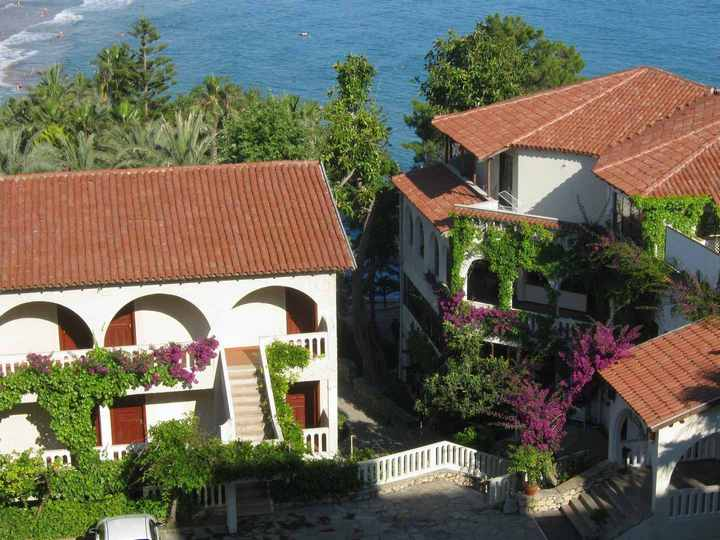
#> input picture 4 semestr/comp_grafic/3_lab/files/roof_half.JPG, 720 x 540 px, found by its file name
$ python circle.py
#> lines starting #> are read from the running program, lines starting #| are printed output that depends on the picture; after the words box and inside, x2 and y2 are one past the last pixel; in counts of white or black regions, pixels touching at a corner belong together
import random
from PIL import Image, ImageDraw #Подключим необходимые библиотеки

def sign(x): # знак числа
        if x > 0:
                return 1
        if x < 0:
                return -1
        return 0
def line(x1, y1, x2, y2):  # рисуем линию из точки (x1,y1) в точку (x2,y2)
        dX = abs(x2 - x1)
        dY = abs(y2 - y1)
        if dX >= dY: # если наклон по X больше Y, то X меняем на 1 и смотрим Y
            if x1 > x2: # если точка 2 правее точки 1, меняем их местами
                    x1, x2 = x2, x1
                    y1, y2 = y2, y1
            err = 0 # накапливаемая "ошибка"
            dErr = dY
            y = y1
            dirY = sign(y2 - y1)
            for x in range(x1, x2 + 1):
                    draw.point((x,y),(0,0,0))
                    err += dErr
                    if err + err >= dX:
                            y += dirY
                            err -= dX
        else: # если наклон по Y больше, то, наоборот, Y меняем на 1 и смотрим X
            if y1 > y2: # если точка 2 ближе точки 1, меняем их местами
                    x1, x2 = x2, x1
                    y1, y2 = y2, y1
            err = 0 # накапливаемая "ошибка"
            dErr = dX
            x = x1
            dirX = sign(x2 - x1)
            for y in range(y1, y2 + 1):
                    draw.point((x,y),(0,0,0))
                    err += dErr
                    if err + err >= dY:
                            x += dirX
                            err -= dY
def bezie(p0, p1, p2, p3):
	oldBx = p0[0]
	oldBy = p0[1]
	for i in range(101):
		t = i / 100
		#Bx = int((1-t)*(1-t)*p0[0]+2*(1-t)*t*p1[0]+t*t*p2[0])
		#By = int((1-t)*(1-t)*p0[1]+2*(1-t)*t*p1[1]+t*t*p2[1])
		Bx = int((1-t)*(1-t)*(1-t)*p0[0] + 3*t*(1-t)*(1-t)*p1[0] + 3*t*t*(1-t)*p2[0] + t*t*t*p3[0])
		By = int((1-t)*(1-t)*(1-t)*p0[1] + 3*t*(1-t)*(1-t)*p1[1] + 3*t*t*(1-t)*p2[1] + t*t*t*p3[1])
		line(oldBx, oldBy, Bx, By)
		oldBx = Bx
		oldBy = By

image = Image.open("F:/pit/4 semestr/comp_grafic/3_lab/files/roof_half.JPG") #Открываем изображение
#> image is the input picture: PIL image 720x540 RGB; mean R, G, B 106.8, 103.9, 88.5
draw = ImageDraw.Draw(image) #Создаем инструмент для рисования
width  = image.size[0] #Определяем ширину
#> width = 720
height = image.size[1] #Определяем высоту
#> height = 540
pix = image.load() #Выгружаем значения пикселей
for x in range(width):
        for y in range(height):
                draw.point((x, y), (255, 255, 255))
# [17 lines of commented-out code are left out]
bezie((width//2, height//8), (width//4, height//8), (width//4, height*5//8), (width*9//16, height*7//16))
bezie((width//2, height//8), (width*3//4, height//8), (width*11//16, height*5//8), (width*7//16, height*3//4))
bezie((width*9//16, height*7//16), (width*9//16, height*7//16), (width*9//16, height*9//16), (width*7//16, height*3//4))
image.show()
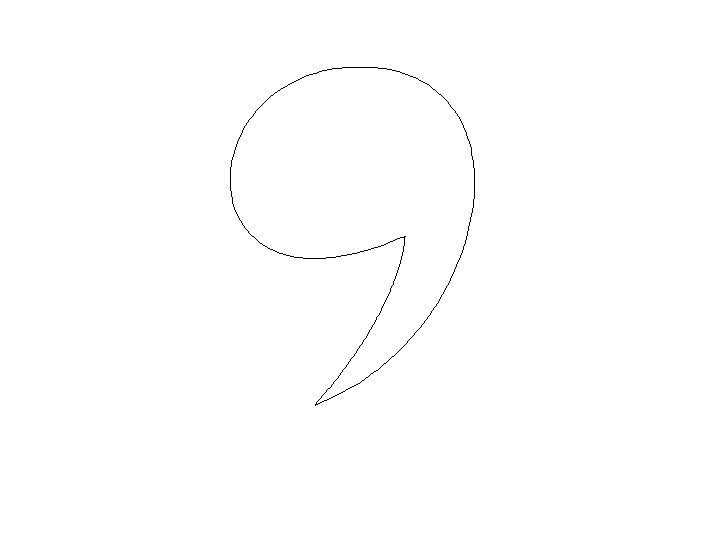
#> shown: PIL image 720x540 RGB; 99.7% white; black in thin lines or dots, all inside (x1, y1, x2, y2) = (230, 67, 475, 406)
#image.save("F:/pit/4 semestr/comp_grafic/3_lab/files")
del draw
